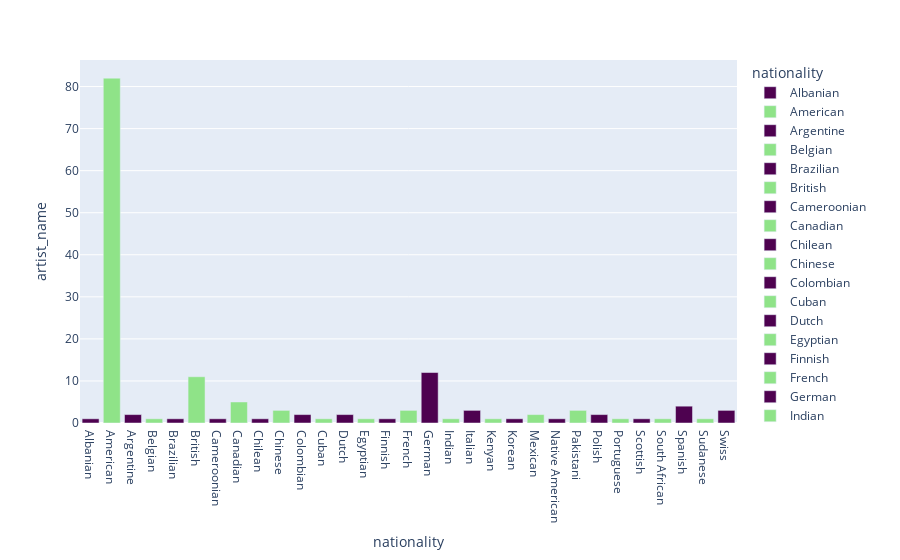

This figure's notebook cell:
### Markdown cell above
##### Total artist nationality

### Code cell
nationality_quantity.show()

### Figure 1 — Plotly figure (JSON) as saved in the notebook; plotly's stock layout.template omitted (floating-point values rounded to 4 significant figures)
{"data": [{"alignmentgroup": "True", "hovertemplate": "nationality=%{x}<br>artist_name=%{y}<extra></extra>", "legendgroup": "Albanian", "marker": {"color": "#4E0250", "pattern": {"shape": ""}}, "name": "Albanian", "offsetgroup": "Albanian", "orientation": "v", "showlegend": true, "textposition": "auto", "type": "bar", "x": ["Albanian"], "xaxis": "x", "y": [1], "yaxis": "y"}, {"alignmentgroup": "True", "hovertemplate": "nationality=%{x}<br>artist_name=%{y}<extra></extra>", "legendgroup": "American", "marker": {"color": "#8fe388", "pattern": {"shape": ""}}, "name": "American", "offsetgroup": "American", "orientation": "v", "showlegend": true, "textposition": "auto", "type": "bar", "x": ["American"], "xaxis": "x", "y": [82], "yaxis": "y"}, {"alignmentgroup": "True", "hovertemplate": "nationality=%{x}<br>artist_name=%{y}<extra></extra>", "legendgroup": "Argentine", "marker": {"color": "#4E0250", "pattern": {"shape": ""}}, "name": "Argentine", "offsetgroup": "Argentine", "orientation": "v", "showlegend": true, "textposition": "auto", "type": "bar", "x": ["Argentine"], "xaxis": "x", "y": [2], "yaxis": "y"}, {"alignmentgroup": "True", "hovertemplate": "nationality=%{x}<br>artist_name=%{y}<extra></extra>", "legendgroup": "Belgian", "marker": {"color": "#8fe388", "pattern": {"shape": ""}}, "name": "Belgian", "offsetgroup": "Belgian", "orientation": "v", "showlegend": true, "textposition": "auto", "type": "bar", "x": ["Belgian"], "xaxis": "x", "y": [1], "yaxis": "y"}, {"alignmentgroup": "True", "hovertemplate": "nationality=%{x}<br>artist_name=%{y}<extra></extra>", "legendgroup": "Brazilian", "marker": {"color": "#4E0250", "pattern": {"shape": ""}}, "name": "Brazilian", "offsetgroup": "Brazilian", "orientation": "v", "showlegend": true, "textposition": "auto", "type": "bar", "x": ["Brazilian"], "xaxis": "x", "y": [1], "yaxis": "y"}, {"alignmentgroup": "True", "hovertemplate": "nationality=%{x}<br>artist_name=%{y}<extra></extra>", "legendgroup": "British", "marker": {"color": "#8fe388", "pattern": {"shape": ""}}, "name": "British", "offsetgroup": "British", "orientation": "v", "showlegend": true, "textposition": "auto", "type": "bar", "x": ["British"], "xaxis": "x", "y": [11], "yaxis": "y"}, {"alignmentgroup": "True", "hovertemplate": "nationality=%{x}<br>artist_name=%{y}<extra></extra>", "legendgroup": "Cameroonian", "marker": {"color": "#4E0250", "pattern": {"shape": ""}}, "name": "Cameroonian", "offsetgroup": "Cameroonian", "orientation": "v", "showlegend": true, "textposition": "auto", "type": "bar", "x": ["Cameroonian"], "xaxis": "x", "y": [1], "yaxis": "y"}, {"alignmentgroup": "True", "hovertemplate": "nationality=%{x}<br>artist_name=%{y}<extra></extra>", "legendgroup": "Canadian", "marker": {"color": "#8fe388", "pattern": {"shape": ""}}, "name": "Canadian", "offsetgroup": "Canadian", "orientation": "v", "showlegend": true, "textposition": "auto", "type": "bar", "x": ["Canadian"], "xaxis": "x", "y": [5], "yaxis": "y"}, {"alignmentgroup": "True", "hovertemplate": "nationality=%{x}<br>artist_name=%{y}<extra></extra>", "legendgroup": "Chilean", "marker": {"color": "#4E0250", "pattern": {"shape": ""}}, "name": "Chilean", "offsetgroup": "Chilean", "orientation": "v", "showlegend": true, "textposition": "auto", "type": "bar", "x": ["Chilean"], "xaxis": "x", "y": [1], "yaxis": "y"}, {"alignmentgroup": "True", "hovertemplate": "nationality=%{x}<br>artist_name=%{y}<extra></extra>", "legendgroup": "Chinese", "marker": {"color": "#8fe388", "pattern": {"shape": ""}}, "name": "Chinese", "offsetgroup": "Chinese", "orientation": "v", "showlegend": true, "textposition": "auto", "type": "bar", "x": ["Chinese"], "xaxis": "x", "y": [3], "yaxis": "y"}, {"alignmentgroup": "True", "hovertemplate": "nationality=%{x}<br>artist_name=%{y}<extra></extra>", "legendgroup": "Colombian", "marker": {"color": "#4E0250", "pattern": {"shape": ""}}, "name": "Colombian", "offsetgroup": "Colombian", "orientation": "v", "showlegend": true, "textposition": "auto", "type": "bar", "x": ["Colombian"], "xaxis": "x", "y": [2], "yaxis": "y"}, {"alignmentgroup": "True", "hovertemplate": "nationality=%{x}<br>artist_name=%{y}<extra></extra>", "legendgroup": "Cuban", "marker": {"color": "#8fe388", "pattern": {"shape": ""}}, "name": "Cuban", "offsetgroup": "Cuban", "orientation": "v", "showlegend": true, "textposition": "auto", "type": "bar", "x": ["Cuban"], "xaxis": "x", "y": [1], "yaxis": "y"}, {"alignmentgroup": "True", "hovertemplate": "nationality=%{x}<br>artist_name=%{y}<extra></extra>", "legendgroup": "Dutch", "marker": {"color": "#4E0250", "pattern": {"shape": ""}}, "name": "Dutch", "offsetgroup": "Dutch", "orientation": "v", "showlegend": true, "textposition": "auto", "type": "bar", "x": ["Dutch"], "xaxis": "x", "y": [2], "yaxis": "y"}, {"alignmentgroup": "True", "hovertemplate": "nationality=%{x}<br>artist_name=%{y}<extra></extra>", "legendgroup": "Egyptian", "marker": {"color": "#8fe388", "pattern": {"shape": ""}}, "name": "Egyptian", "offsetgroup": "Egyptian", "orientation": "v", "showlegend": true, "textposition": "auto", "type": "bar", "x": ["Egyptian"], "xaxis": "x", "y": [1], "yaxis": "y"}, {"alignmentgroup": "True", "hovertemplate": "nationality=%{x}<br>artist_name=%{y}<extra></extra>", "legendgroup": "Finnish", "marker": {"color": "#4E0250", "pattern": {"shape": ""}}, "name": "Finnish", "offsetgroup": "Finnish", "orientation": "v", "showlegend": true, "textposition": "auto", "type": "bar", "x": ["Finnish"], "xaxis": "x", "y": [1], "yaxis": "y"}, {"alignmentgroup": "True", "hovertemplate": "nationality=%{x}<br>artist_name=%{y}<extra></extra>", "legendgroup": "French", "marker": {"color": "#8fe388", "pattern": {"shape": ""}}, "name": "French", "offsetgroup": "French", "orientation": "v", "showlegend": true, "textposition": "auto", "type": "bar", "x": ["French"], "xaxis": "x", "y": [3], "yaxis": "y"}, {"alignmentgroup": "True", "hovertemplate": "nationality=%{x}<br>artist_name=%{y}<extra></extra>", "legendgroup": "German", "marker": {"color": "#4E0250", "pattern": {"shape": ""}}, "name": "German", "offsetgroup": "German", "orientation": "v", "showlegend": true, "textposition": "auto", "type": "bar", "x": ["German"], "xaxis": "x", "y": [12], "yaxis": "y"}, {"alignmentgroup": "True", "hovertemplate": "nationality=%{x}<br>artist_name=%{y}<extra></extra>", "legendgroup": "Indian", "marker": {"color": "#8fe388", "pattern": {"shape": ""}}, "name": "Indian", "offsetgroup": "Indian", "orientation": "v", "showlegend": true, "textposition": "auto", "type": "bar", "x": ["Indian"], "xaxis": "x", "y": [1], "yaxis": "y"}, {"alignmentgroup": "True", "hovertemplate": "nationality=%{x}<br>artist_name=%{y}<extra></extra>", "legendgroup": "Italian", "marker": {"color": "#4E0250", "pattern": {"shape": ""}}, "name": "Italian", "offsetgroup": "Italian", "orientation": "v", "showlegend": true, "textposition": "auto", "type": "bar", "x": ["Italian"], "xaxis": "x", "y": [3], "yaxis": "y"}, {"alignmentgroup": "True", "hovertemplate": "nationality=%{x}<br>artist_name=%{y}<extra></extra>", "legendgroup": "Kenyan", "marker": {"color": "#8fe388", "pattern": {"shape": ""}}, "name": "Kenyan", "offsetgroup": "Kenyan", "orientation": "v", "showlegend": true, "textposition": "auto", "type": "bar", "x": ["Kenyan"], "xaxis": "x", "y": [1], "yaxis": "y"}, {"alignmentgroup": "True", "hovertemplate": "nationality=%{x}<br>artist_name=%{y}<extra></extra>", "legendgroup": "Korean", "marker": {"color": "#4E0250", "pattern": {"shape": ""}}, "name": "Korean", "offsetgroup": "Korean", "orientation": "v", "showlegend": true, "textposition": "auto", "type": "bar", "x": ["Korean"], "xaxis": "x", "y": [1], "yaxis": "y"}, {"alignmentgroup": "True", "hovertemplate": "nationality=%{x}<br>artist_name=%{y}<extra></extra>", "legendgroup": "Mexican", "marker": {"color": "#8fe388", "pattern": {"shape": ""}}, "name": "Mexican", "offsetgroup": "Mexican", "orientation": "v", "showlegend": true, "textposition": "auto", "type": "bar", "x": ["Mexican"], "xaxis": "x", "y": [2], "yaxis": "y"}, {"alignmentgroup": "True", "hovertemplate": "nationality=%{x}<br>artist_name=%{y}<extra></extra>", "legendgroup": "Native American", "marker": {"color": "#4E0250", "pattern": {"shape": ""}}, "name": "Native American", "offsetgroup": "Native American", "orientation": "v", "showlegend": true, "textposition": "auto", "type": "bar", "x": ["Native American"], "xaxis": "x", "y": [1], "yaxis": "y"}, {"alignmentgroup": "True", "hovertemplate": "nationality=%{x}<br>artist_name=%{y}<extra></extra>", "legendgroup": "Pakistani", "marker": {"color": "#8fe388", "pattern": {"shape": ""}}, "name": "Pakistani", "offsetgroup": "Pakistani", "orientation": "v", "showlegend": true, "textposition": "auto", "type": "bar", "x": ["Pakistani"], "xaxis": "x", "y": [3], "yaxis": "y"}, {"alignmentgroup": "True", "hovertemplate": "nationality=%{x}<br>artist_name=%{y}<extra></extra>", "legendgroup": "Polish", "marker": {"color": "#4E0250", "pattern": {"shape": ""}}, "name": "Polish", "offsetgroup": "Polish", "orientation": "v", "showlegend": true, "textposition": "auto", "type": "bar", "x": ["Polish"], "xaxis": "x", "y": [2], "yaxis": "y"}, {"alignmentgroup": "True", "hovertemplate": "nationality=%{x}<br>artist_name=%{y}<extra></extra>", "legendgroup": "Portuguese", "marker": {"color": "#8fe388", "pattern": {"shape": ""}}, "name": "Portuguese", "offsetgroup": "Portuguese", "orientation": "v", "showlegend": true, "textposition": "auto", "type": "bar", "x": ["Portuguese"], "xaxis": "x", "y": [1], "yaxis": "y"}, {"alignmentgroup": "True", "hovertemplate": "nationality=%{x}<br>artist_name=%{y}<extra></extra>", "legendgroup": "Scottish", "marker": {"color": "#4E0250", "pattern": {"shape": ""}}, "name": "Scottish", "offsetgroup": "Scottish", "orientation": "v", "showlegend": true, "textposition": "auto", "type": "bar", "x": ["Scottish"], "xaxis": "x", "y": [1], "yaxis": "y"}, {"alignmentgroup": "True", "hovertemplate": "nationality=%{x}<br>artist_name=%{y}<extra></extra>", "legendgroup": "South African", "marker": {"color": "#8fe388", "pattern": {"shape": ""}}, "name": "South African", "offsetgroup": "South African", "orientation": "v", "showlegend": true, "textposition": "auto", "type": "bar", "x": ["South African"], "xaxis": "x", "y": [1], "yaxis": "y"}, {"alignmentgroup": "True", "hovertemplate": "nationality=%{x}<br>artist_name=%{y}<extra></extra>", "legendgroup": "Spanish", "marker": {"color": "#4E0250", "pattern": {"shape": ""}}, "name": "Spanish", "offsetgroup": "Spanish", "orientation": "v", "showlegend": true, "textposition": "auto", "type": "bar", "x": ["Spanish"], "xaxis": "x", "y": [4], "yaxis": "y"}, {"alignmentgroup": "True", "hovertemplate": "nationality=%{x}<br>artist_name=%{y}<extra></extra>", "legendgroup": "Sudanese", "marker": {"color": "#8fe388", "pattern": {"shape": ""}}, "name": "Sudanese", "offsetgroup": "Sudanese", "orientation": "v", "showlegend": true, "textposition": "auto", "type": "bar", "x": ["Sudanese"], "xaxis": "x", "y": [1], "yaxis": "y"}, {"alignmentgroup": "True", "hovertemplate": "nationality=%{x}<br>artist_name=%{y}<extra></extra>", "legendgroup": "Swiss", "marker": {"color": "#4E0250", "pattern": {"shape": ""}}, "name": "Swiss", "offsetgroup": "Swiss", "orientation": "v", "showlegend": true, "textposition": "auto", "type": "bar", "x": ["Swiss"], "xaxis": "x", "y": [3], "yaxis": "y"}], "layout": {"barmode": "relative", "legend": {"title": {"text": "nationality"}, "tracegroupgap": 0}, "margin": {"t": 60}, "xaxis": {"anchor": "y", "categoryarray": ["Albanian", "American", "Argentine", "Belgian", "Brazilian", "British", "Cameroonian", "Canadian", "Chilean", "Chinese", "Colombian", "Cuban", "Dutch", "Egyptian", "Finnish", "French", "German", "Indian", "Italian", "Kenyan", "Korean", "Mexican", "Native American", "Pakistani", "Polish", "Portuguese", "Scottish", "South African", "Spanish", "Sudanese", "Swiss"], "categoryorder": "array", "domain": [0, 1], "title": {"text": "nationality"}}, "yaxis": {"anchor": "x", "domain": [0, 1], "title": {"text": "artist_name"}}}}
